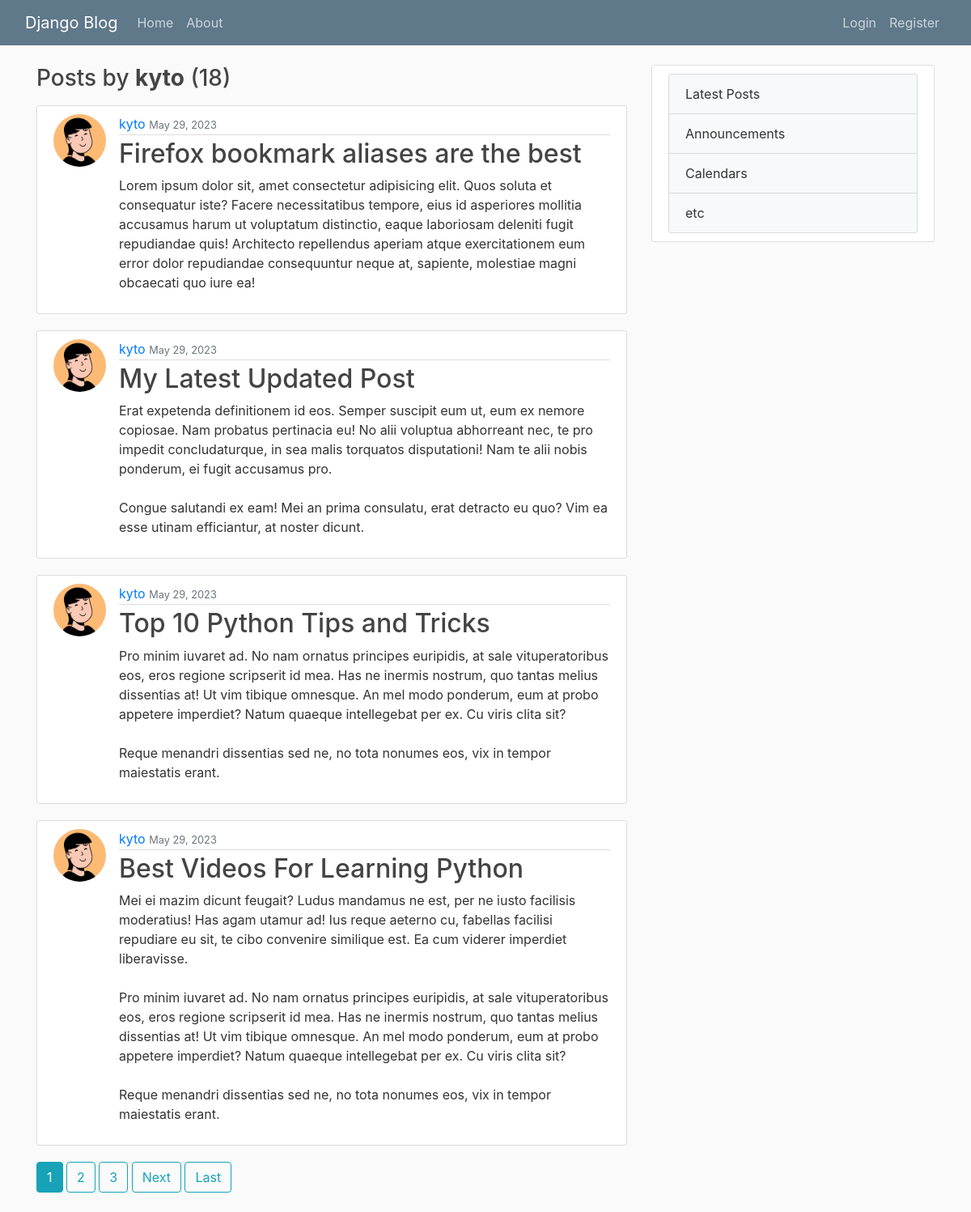
The page /user/kyto on the database as committed earlier.
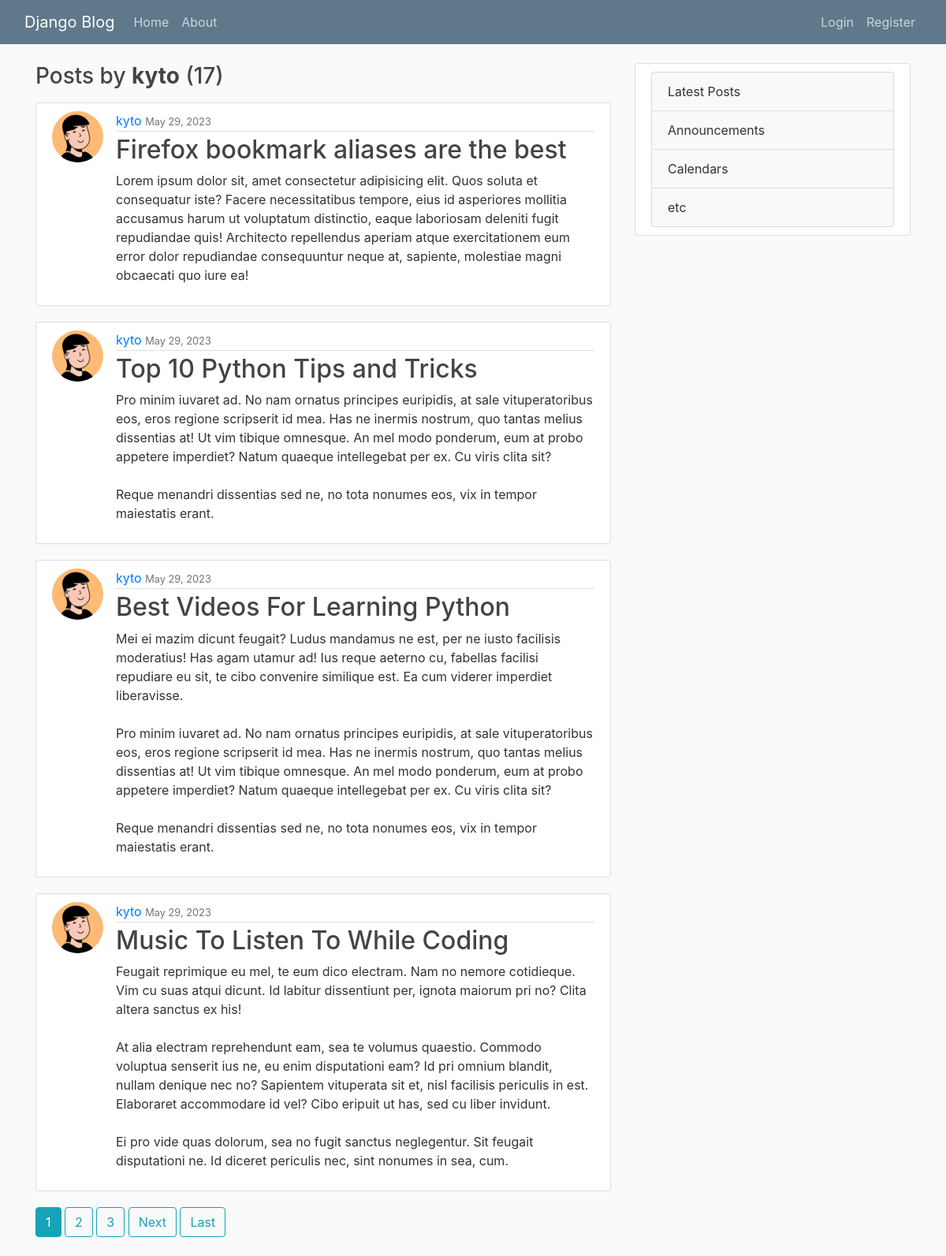
The same page on the database as committed later.
### blog_app/models.py (models this page shows, shortened)
class Post(models.Model):
    title = models.CharField(max_length=100)
    content = models.TextField()
    date_posted = models.DateTimeField(default=timezone.now)
    author = models.ForeignKey(User, on_delete=models.CASCADE)

### users_app/models.py (models this page shows, shortened)
class Profile(models.Model):
    user = models.OneToOneField(User, on_delete=models.CASCADE)
    image = models.ImageField(default='default.png', upload_to='profile_pics')

### blog_app/views.py (the view)
# urls.py: path('user/<str:username>', UserPostListView.as_view(), name='user-posts'),
class UserPostListView(ListView):
  model = Post
  template_name = 'blog_app/user_posts.html' # <app>/<model>_<viewwtype>.html
  context_object_name = 'posts'
  paginate_by = 4
  def get_queryset(self):
    user = get_object_or_404(User, username=self.kwargs.get('username'))
    return Post.objects.filter(author=user).order_by('-date_posted')

### blog_app/templates/blog_app/user_posts.html (shortened to what this page needs)
{% extends 'blog_app/base.html' %}
{% block content %}
  <h3 class="mb-3">Posts by <strong>{{ view.kwargs.username }}</strong> ({{ page_obj.paginator.count }})</h3>
  {% for post in posts %}
    <article class="media content-section">
      <img class="rounded-circle article-img" src="{{ post.author.profile.image.url }}">
      <div class="media-body">
        <div class="article-metadata">
          <a class="me-2" href="{% url 'user-posts' post.author.username %}">{{ post.author }}</a>
          <small class="text-muted">{{ post.date_posted|date:'F d, Y' }}</small>
        </div>
        <h2><a class="article-title" href="{% url 'post-detail' post.id %}">{{ post.title }}</a></h2>
        <p class="article-content">{{ post.content }}</p>
      </div>
    </article>
  {% endfor %}
  {% if is_paginated %}
    {% for num in page_obj.paginator.page_range %}
      {% if page_obj.number == num %}
        <a class="btn btn-info mb-4" href="?page={{ num }}">{{ num }}</a>
      {% elif num > page_obj.number|add:'-3' and num < page_obj.number|add:'3' %}
        <a class="btn btn-outline-info mb-4" href="?page={{ num }}">{{ num }}</a>
      {% endif %}
    {% endfor %}
    {% if page_obj.has_next %}
      <a class="btn btn-outline-info mb-4" href="?page={{ page_obj.next_page_number }}">Next</a>
      <a class="btn btn-outline-info mb-4" href="?page={{ page_obj.paginator.num_pages }}">Last</a>
    {% endif %}
  {% endif %}
{% endblock content %}

Rows that differ between the two databases and show on the page:
removed Post: author.profile.image (picture), author "kyto", date_posted "May 29, 2023", title "My Latest Updated Post", content "Erat expetenda definitionem id eos. Semper suscipit eum ut, eum ex nemore copiosae. Nam probatus pertinacia eu! No alii voluptua abhorreant nec, te pro impedit concludaturque, in sea malis torquatos disputationi! Nam te alii nobis ponderum, ei fugit accusamus pro. Congue salutandi ex eam! Mei an prima consulatu, erat detracto eu quo? Vim ea esse utinam efficiantur, at noster dicunt."
now on this page (row unchanged): Post: author.profile.image (picture), author "kyto", date_posted "May 29, 2023", title "Music To Listen To While Coding", content "Feugait reprimique eu mel, te eum dico electram. Nam no nemore cotidieque. Vim cu suas atqui dicunt. Id labitur dissentiunt per, ignota maiorum pri no? Clita altera sanctus ex his! At alia electram reprehendunt eam, sea te volumus quaestio. Commodo voluptua senserit ius ne, eu enim disputationi eam? Id pri omnium blandit, nullam denique nec no? Sapientem vituperata sit et, nisl facilisis periculis in est. Elaboraret accommodare id vel? Cibo eripuit ut has, sed cu liber invidunt. Ei pro vide quas dolorum, sea no fugit sanctus neglegentur. Sit feugait disputationi ne. Id diceret periculis nec, sint nonumes in sea, cum."
Other text that changed with them:
{{ page_obj.paginator.count }}: "18" → "17"
